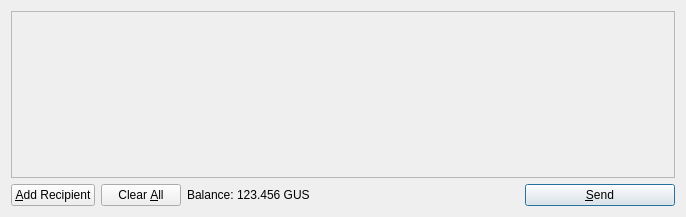
<?xml version="1.0" encoding="UTF-8"?>
<ui version="4.0">
 <class>SendCoinsDialog</class>
 <widget class="QDialog" name="SendCoinsDialog">
  <property name="geometry">
   <rect>
    <x>0</x>
    <y>0</y>
    <width>686</width>
    <height>217</height>
   </rect>
  </property>
  <property name="windowTitle">
   <string>Send Coins</string>
  </property>
  <layout class="QVBoxLayout" name="verticalLayout">
   <item>
    <widget class="QScrollArea" name="scrollArea">
     <property name="widgetResizable">
      <bool>true</bool>
     </property>
     <widget class="QWidget" name="scrollAreaWidgetContents">
      <property name="geometry">
       <rect>
        <x>0</x>
        <y>0</y>
        <width>666</width>
        <height>165</height>
       </rect>
      </property>
      <layout class="QVBoxLayout" name="verticalLayout_2">
       <property name="margin">
        <number>0</number>
       </property>
       <item>
        <layout class="QVBoxLayout" name="entries">
         <property name="spacing">
          <number>6</number>
         </property>
        </layout>
       </item>
       <item>
        <spacer name="verticalSpacer">
         <property name="orientation">
          <enum>Qt::Vertical</enum>
         </property>
         <property name="sizeHint" stdset="0">
          <size>
           <width>20</width>
           <height>40</height>
          </size>
         </property>
        </spacer>
       </item>
      </layout>
     </widget>
    </widget>
   </item>
   <item>
    <layout class="QHBoxLayout" name="horizontalLayout">
     <item>
      <widget class="QPushButton" name="addButton">
       <property name="toolTip">
        <string>Send to multiple recipients at once</string>
       </property>
       <property name="text">
        <string>&amp;Add Recipient</string>
       </property>
       <property name="icon">
        <iconset resource="../bitcoin.qrc">
         <normaloff>:/icons/add</normaloff>:/icons/add</iconset>
       </property>
       <property name="autoDefault">
        <bool>false</bool>
       </property>
      </widget>
     </item>
     <item>
      <widget class="QPushButton" name="clearButton">
       <property name="sizePolicy">
        <sizepolicy hsizetype="Minimum" vsizetype="Fixed">
         <horstretch>0</horstretch>
         <verstretch>0</verstretch>
        </sizepolicy>
       </property>
       <property name="toolTip">
        <string>Remove all transaction fields</string>
       </property>
       <property name="text">
        <string>Clear &amp;All</string>
       </property>
       <property name="icon">
        <iconset resource="../bitcoin.qrc">
         <normaloff>:/icons/remove</normaloff>:/icons/remove</iconset>
       </property>
       <property name="autoRepeatDelay">
        <number>300</number>
       </property>
       <property name="autoDefault">
        <bool>false</bool>
       </property>
      </widget>
     </item>
     <item>
      <layout class="QHBoxLayout" name="horizontalLayout_2">
       <property name="spacing">
        <number>3</number>
       </property>
       <item>
        <widget class="QLabel" name="label">
         <property name="text">
          <string>Balance:</string>
         </property>
        </widget>
       </item>
       <item>
        <widget class="QLabel" name="labelBalance">
         <property name="cursor">
          <cursorShape>IBeamCursor</cursorShape>
         </property>
         <property name="text">
          <string>123.456 GUS</string>
         </property>
         <property name="textInteractionFlags">
          <set>Qt::LinksAccessibleByMouse|Qt::TextSelectableByKeyboard|Qt::TextSelectableByMouse</set>
         </property>
        </widget>
       </item>
      </layout>
     </item>
     <item>
      <spacer name="horizontalSpacer">
       <property name="orientation">
        <enum>Qt::Horizontal</enum>
       </property>
       <property name="sizeHint" stdset="0">
        <size>
         <width>40</width>
         <height>20</height>
        </size>
       </property>
      </spacer>
     </item>
     <item>
      <widget class="QPushButton" name="sendButton">
       <property name="minimumSize">
        <size>
         <width>150</width>
         <height>0</height>
        </size>
       </property>
       <property name="toolTip">
        <string>Confirm the send action</string>
       </property>
       <property name="text">
        <string>&amp;Send</string>
       </property>
       <property name="icon">
        <iconset resource="../bitcoin.qrc">
         <normaloff>:/icons/send</normaloff>:/icons/send</iconset>
       </property>
       <property name="default">
        <bool>true</bool>
       </property>
      </widget>
     </item>
    </layout>
   </item>
  </layout>
 </widget>
 <resources>
  <include location="../bitcoin.qrc"/>
 </resources>
 <connections/>
</ui>
